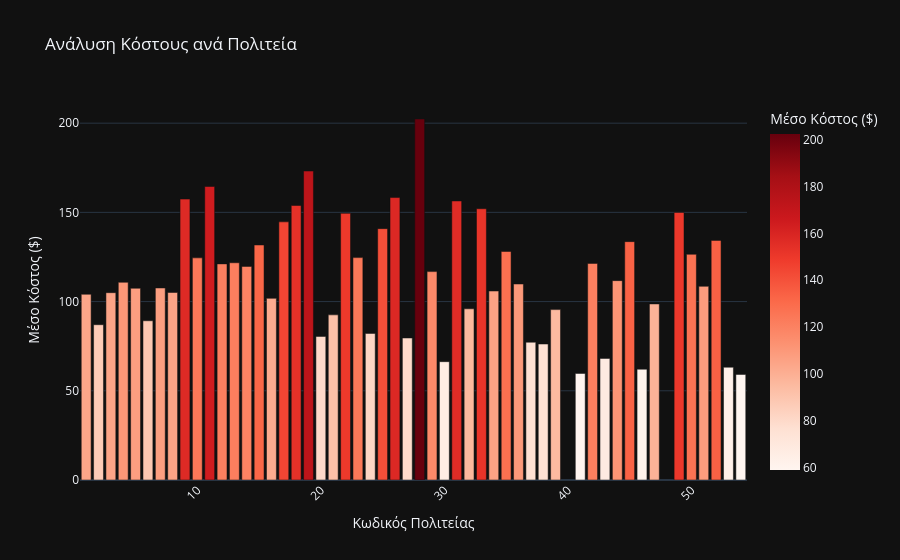

The notebook cell saved with this chart:
### Markdown cell above
Η Πολιτεία 54 παρουσιάζει μια μοναδική ιδιαιτερότητα: ενώ κατέχει την 2η θέση σε επικράτηση παθήσεων, εμφανίζει το χαμηλότερο μέσο κόστος ανά ασθενή. Η περαιτέρω διερεύνηση των δεδομένων της αποκάλυψε ότι ο πληθυσμός της έχει χαμηλό μέσο όρο μηνών ασφαλιστικής κάλυψης (8.94 μήνες). Αυτή η διακοπή στην κάλυψη, σε συνδυασμό με την αυξημένη χρήση προγραμμάτων HMO που δείχνει ότι ένα μέρος του πληθυσμού μετακινείται προς ιδιωτικά προγράμματα (Medicare Advantage), εξηγεί την υποεκτίμηση των δαπανών υγείας παρά την επιβαρυμένη κλινική εικόνα των ασθενών.

### Code cell
# 1. Προετοιμασία δεδομένων (Μέσο κόστος και αριθμός ασθενών ανά πολιτεία)
state_summary = df.groupby('STATE_CODE').agg({
    'TOTAL_PAYMENT': 'mean',
    'BENEFICIARY_ID': 'count'
}).reset_index()

state_summary.columns = ['State_Code', 'Average_Cost', 'Patient_Count']

fig = px.bar(state_summary,
             x='State_Code',
             y='Average_Cost',
             color='Average_Cost',
             hover_data=['Patient_Count'],
             title='Ανάλυση Κόστους ανά Πολιτεία',
             labels={'Average_Cost': 'Μέσο Κόστος ($)', 'State_Code': 'Κωδικός Πολιτείας'},
             color_continuous_scale='Reds')

fig.update_layout(xaxis_tickangle=-45)
fig.show()

### Figure 1 — Plotly figure (JSON) as saved in the notebook; plotly's stock layout.template omitted (floating-point values rounded to 4 significant figures)
{"data": [{"customdata": [[7602], [712], [6845], [5405], [30001], [5966], [4387], [1482], [893], [22872], [8976], [1629], [1980], [12698], [7335], [3902], [3388], [5456], [5074], [2024], [5499], [7676], [11787], [5822], [3899], [7013], [1297], [2077], [2452], [1850], [9372], [3354], [19350], [11739], [1265], [12721], [4980], [5068], [15220], [1989], [5523], [1235], [8332], [19853], [2573], [1086], [8536], [6679], [3444], [7066], [1482], [4835]], "hovertemplate": "Κωδικός Πολιτείας=%{x}<br>Μέσο Κόστος ($)=%{marker.color}<br>Patient_Count=%{customdata[0]}<extra></extra>", "legendgroup": "", "marker": {"color": [104.1, 87.04, 105.0, 110.8, 107.4, 89.24, 107.6, 105.1, 157.4, 124.5, 164.5, 121.1, 121.8, 119.7, 131.7, 101.8, 144.7, 153.8, 173.2, 80.46, 92.56, 149.5, 124.6, 82.15, 140.9, 158.3, 79.58, 202.3, 116.8, 66.31, 156.4, 95.95, 152.0, 105.9, 128.1, 109.8, 77.22, 76.2, 95.5, 59.72, 121.4, 68.14, 111.7, 133.6, 62.09, 98.67, 149.9, 126.5, 108.5, 134.3, 63.2, 59.15], "coloraxis": "coloraxis", "pattern": {"shape": ""}}, "name": "", "orientation": "v", "showlegend": false, "textposition": "auto", "x": [1, 2, 3, 4, 5, 6, 7, 8, 9, 10, 11, 12, 13, 14, 15, 16, 17, 18, 19, 20, 21, 22, 23, 24, 25, 26, 27, 28, 29, 30, 31, 32, 33, 34, 35, 36, 37, 38, 39, 41, 42, 43, 44, 45, 46, 47, 49, 50, 51, 52, 53, 54], "xaxis": "x", "y": [104.1, 87.04, 105.0, 110.8, 107.4, 89.24, 107.6, 105.1, 157.4, 124.5, 164.5, 121.1, 121.8, 119.7, 131.7, 101.8, 144.7, 153.8, 173.2, 80.46, 92.56, 149.5, 124.6, 82.15, 140.9, 158.3, 79.58, 202.3, 116.8, 66.31, 156.4, 95.95, 152.0, 105.9, 128.1, 109.8, 77.22, 76.2, 95.5, 59.72, 121.4, 68.14, 111.7, 133.6, 62.09, 98.67, 149.9, 126.5, 108.5, 134.3, 63.2, 59.15], "yaxis": "y", "type": "bar"}], "layout": {"xaxis": {"anchor": "y", "domain": [0.0, 1.0], "title": {"text": "Κωδικός Πολιτείας"}, "tickangle": -45}, "yaxis": {"anchor": "x", "domain": [0.0, 1.0], "title": {"text": "Μέσο Κόστος ($)"}}, "coloraxis": {"colorbar": {"title": {"text": "Μέσο Κόστος ($)"}}, "colorscale": [[0.0, "rgb(255,245,240)"], [0.125, "rgb(254,224,210)"], [0.25, "rgb(252,187,161)"], [0.375, "rgb(252,146,114)"], [0.5, "rgb(251,106,74)"], [0.625, "rgb(239,59,44)"], [0.75, "rgb(203,24,29)"], [0.875, "rgb(165,15,21)"], [1.0, "rgb(103,0,13)"]]}, "legend": {"tracegroupgap": 0}, "title": {"text": "Ανάλυση Κόστους ανά Πολιτεία"}, "barmode": "relative"}}
